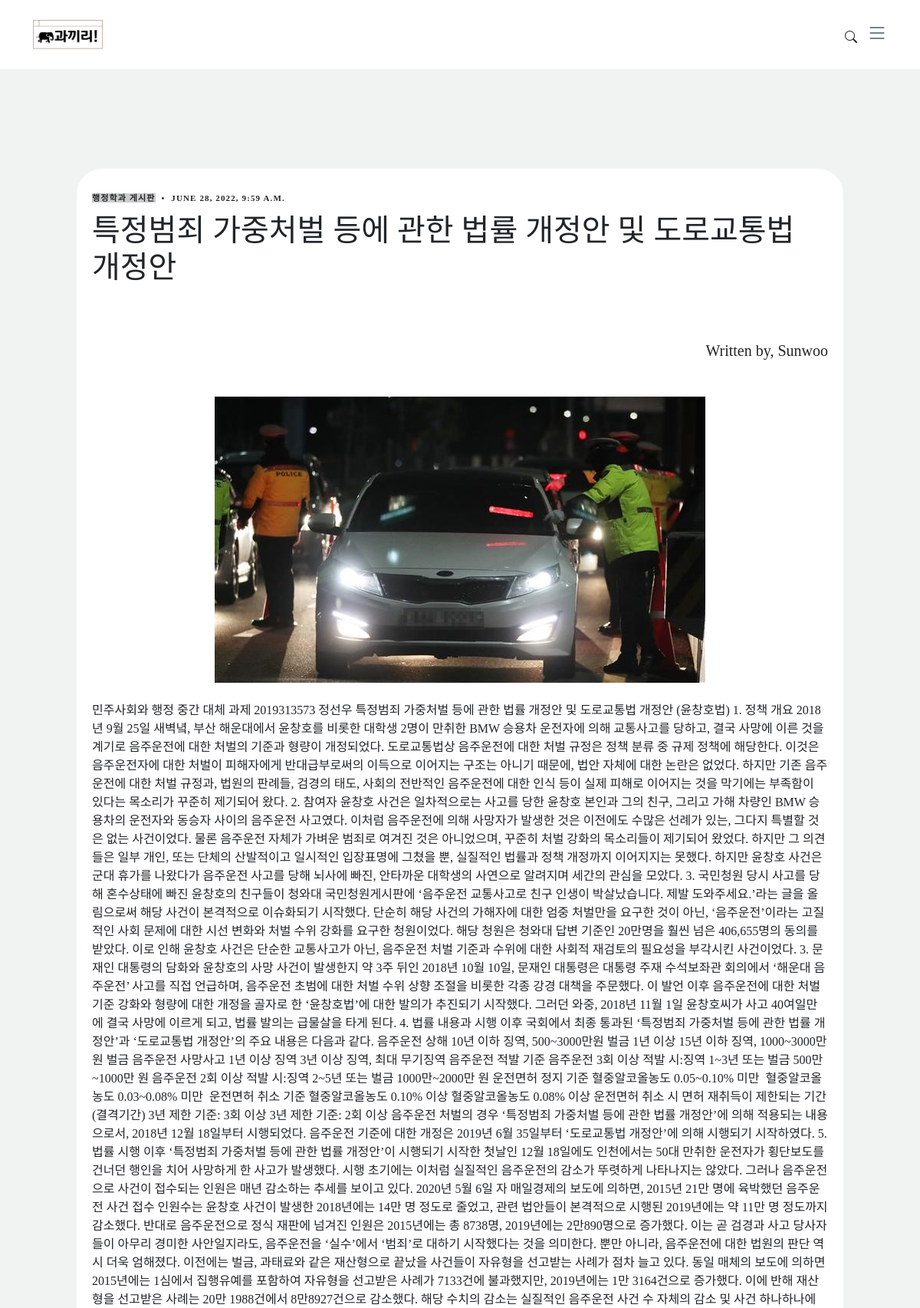
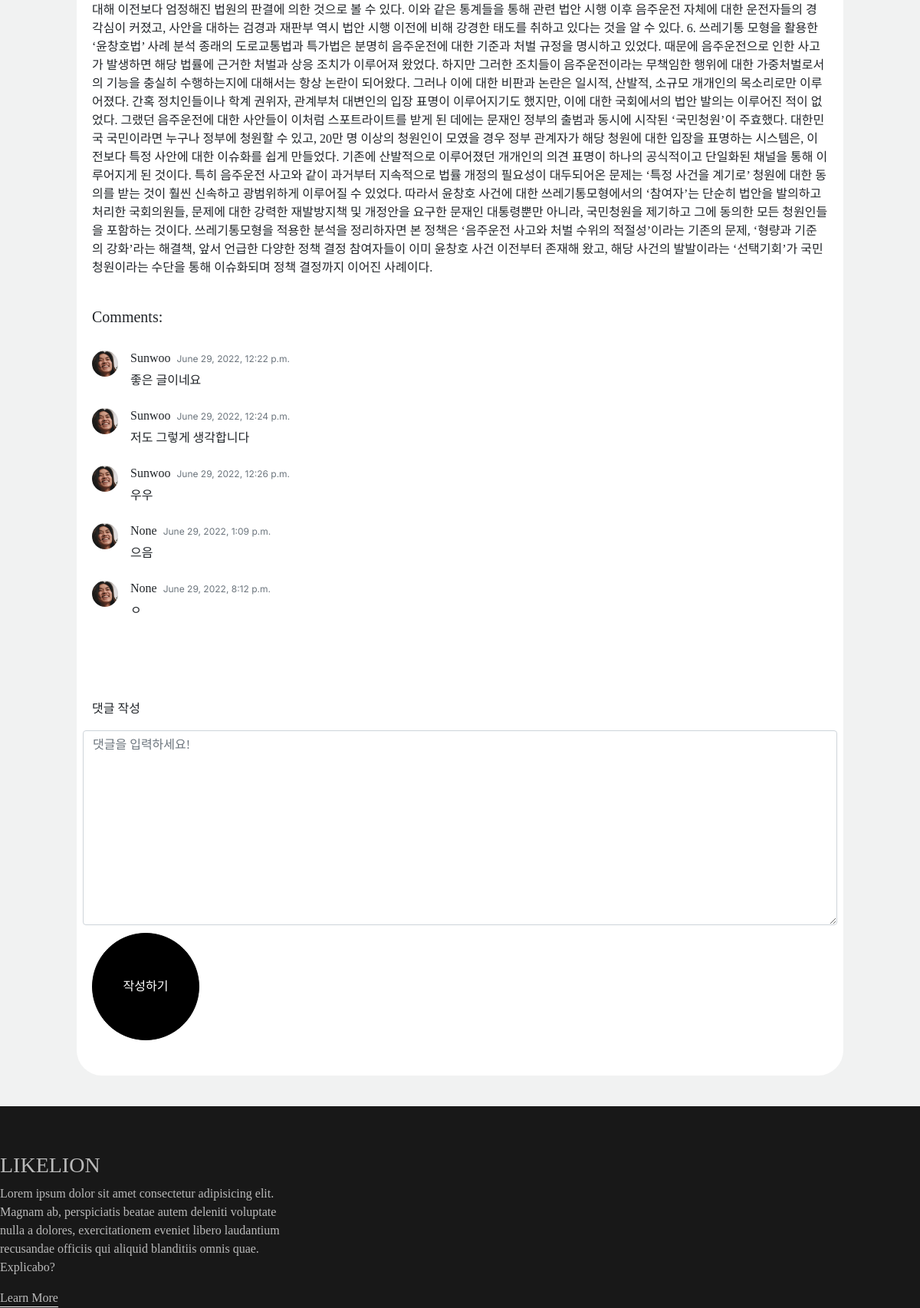
The page /singlepost/1 (upper part) on the database its author committed (2 pictures, top to bottom).
### MainApp/models.py (models this page shows, shortened)
class Blog(models.Model):
    title = models.CharField(max_length=200)
    body = models.TextField()
    category1 = models.CharField(max_length=100, null=True)
    category2 = models.CharField(max_length=100, null=True)
    photo = models.ImageField(blank=True, null=True, upload_to='blog_photo')
    date = models.DateTimeField(auto_now_add=True)
    user = models.ForeignKey(settings.AUTH_USER_MODEL, on_delete=models.SET_NULL, null=True)

class User(AbstractBaseUser):
    username    = models.CharField(max_length=30, unique=True)
    name        = models.CharField(max_length=40, null=False, blank=False)
    email       = models.EmailField(verbose_name='email', max_length=60, unique=True)
    create_dt = models.DateTimeField(verbose_name='date joined', auto_now_add=True)
    last_login  = models.DateTimeField(verbose_name='last login', auto_now=True)
    is_admin    = models.BooleanField(default=False)
    is_active   = models.BooleanField(default=True)
    university = models.CharField(verbose_name='대학명', max_length=100)
    major = models.CharField(verbose_name='전공', max_length=100)
    address = models.CharField(verbose_name='주소', max_length=100)
    phone_number = models.CharField(verbose_name='핸드폰 번호', max_length=100)
    object = UserManager()  # 헬퍼 클래스 사용
    USERNAME_FIELD = 'email'  # 로그인 ID로 사용할 필드
    REQUIRED_FIELDS = ['username','name','university', 'major', 'address','phone_number'] # 필수 작성 필드
    def __str__(self):
        return self.username

class Comment(models.Model):
    comment = models.CharField(max_length=200)
    user = models.ForeignKey(settings.AUTH_USER_MODEL, on_delete=models.SET_NULL, null=True)
    date = models.DateTimeField(auto_now_add=True)
    post = models.ForeignKey(Blog, on_delete=models.CASCADE)

### MainApp/views.py (the view)
# urls.py: path('singlepost/', views.singlepost, name ='singlepost'),
def singlepost(request, post_id):
    single_post = get_object_or_404(Blog, pk=post_id)
    post_comments = Comment.objects.filter(post=post_id)
    if post_comments:
        return render(request, 'single-post.html', {'single_post':single_post,"post_id":post_id, "post_comments":post_comments})
    else:
        return render(request, 'single-post.html', {'single_post':single_post, "post_id":post_id, })

### MainApp/templates/single-post.html (shortened to what this page needs)
{% extends 'base.html' %}
{% load static %}
{% block content %}
<link href='{% static "/css/single-post.css" %}' rel="stylesheet">
  <main id="main">
    <section class="single-post-content">
      <div class="container_single">
        <div>
          <div data-aos="fade-up">
            <div class="single-post">
              <div class="post-meta"><span class="date">{{single_post.category2}} 게시판</span> <span class="mx-1">&bullet;</span> <span>{{single_post.date}}</span></div>
              <h1 class="mb-5">{{single_post.title}}</h1>
              <div style="text-align: right;"><h5 class="comment-title py-4">Written by, {{single_post.user}}</h5></div>
              <figure class="my-4">
                {% if single_post.photo %}
                <img src="{{ single_post.photo.url }}" style="display: block; margin: 0px auto; max-width : 700px;" alt="" class="img-fluid">
                {% endif %}
              </figure>
              <p>{{single_post.body}}</p>
            </div>
            <div class="comments">
              <h5 class="comment-title py-4">Comments:</h5>
              {% for post_comment in post_comments %}
              <div class="comment d-flex mb-4">
                <div class="flex-shrink-0">
                  <div class="avatar avatar-sm rounded-circle">
                    <img class="avatar-img" src='{% static "/img/person-5.jpg" %}' alt="" class="img-fluid">
                  </div>
                </div>
                <div class="flex-grow-1 ms-2 ms-sm-3">
                  <div class="comment-meta d-flex align-items-baseline">
                    <h6 class="me-2">{{post_comment.user}}</h6>
                    <span class="text-muted">{{post_comment.date}}</span>
                  </div>
                  <div class="comment-body">
                    {{post_comment.comment}}
                  </div>
                </div>
              </div>
              {% endfor %}
            </div>
            <div class="comment_l">
                <form action="{% url 'create_comment' post_id %}" method="POST">
                  <div class="col-lg-6 mb-3">
                  </div>
                  <div class="col-lg-6 mb-3">
                  </div>
                  <div class="col-12 mb-3">
                    <div class="col-lg-12">
                      <p class="comment-title">댓글 작성</p>
                      <div class="row">
                    <textarea class="form-control" name="comment" id="comment-message" placeholder="댓글을 입력하세요!" cols="30" rows="10"></textarea>
                  </div>
                  <div class="btn_comment">
                    <input type="submit" class="btn btn-primary" value="작성하기">
                  </div>
                </form>
                </div>
              </div>
            </div>
    </section>
  </main>
{% endblock %}

### MainApp/static/css/variables.css (style rules this page uses)
:root { --font-default: 'EB Garamond', system-ui, -apple-system, "Segoe UI", Roboto, "Helvetica Neue", Arial, "Noto Sans", "Liberation Sans", sans-serif, "Apple Color Emoji", "Segoe UI Emoji", "Segoe UI Symbol", "Noto Color Emoji"; --font-primary: 'EB Garamond', serif; --font-secondary: 'Inter', sans-serif; --color-default: #212529; --color-default-rgb: 33, 37, 41; --color-links: #212529; --color-links-hover: #15171a; --color-primary: #212529; --color-primary-light: #26282c; --color-primary-dark: #0b0c0e; --color-primary-rgb: 33, 37, 41; --color-primary-light-rgb: 38, 40, 44; --color-primary-dark-rgb: 11, 12, 14; --color-secondary: #596d80; --color-secondary-light: #8498aa; --color-secondary-dark: #404f5c; --color-secondary-rgb: 89, 109, 128; --color-secondary-light-rgb: 132, 152, 170; --color-secondary-dark-rgb: 64, 79, 92; --color-blue: #0d6efd; --color-blue-rgb: 13, 110, 253; --color-indigo: #6610f2; --color-indigo-rgb: 102, 16, 242; --color-purple: #6f42c1; --color-purple-rgb: 111, 66, 193; --color-pink: #f3268c; --color-pink-rgb: 243, 38, 140; --color-red: #df1529; --color-red-rgb: 223, 21, 4; --color-orange: #fd7e14; --color-orange-rgb: 253, 126, 20; --color-yellow: #ffc107; --color-yellow-rgb: 255, 193, 7; --color-green: #059652; --color-green-rgb: 5, 150, 82; --color-teal: #20c997; --color-teal-rgb: 32, 201, 151; --color-cyan: #0dcaf0; --color-cyan-rgb: 13, 202, 240; --color-white: #ffffff; --color-white-rgb: 255, 255, 255; --color-gray: #6c757d; --color-gray-rgb: 108, 117, 125; --color-black: #000000; --color-black-rgb: 0, 0, 0; }
:root { --bs-blue: var(--color-blue); --bs-indigo: var(--color-indigo); --bs-purple: var(--color-purple); --bs-pink: var(--color-pink); --bs-red: var(--color-red); --bs-orange: var(--color-orange); --bs-yellow: var(--color-yellow); --bs-green: var(--color-green); --bs-teal: var(--color-teal); --bs-cyan: var(--color-cyan); --bs-white: var(--color-white); --bs-gray: var(--color-gray); --bs-gray-dark: #343a40; --bs-gray-100: #f8f9fa; --bs-gray-200: #e9ecef; --bs-gray-300: #dee2e6; --bs-gray-400: #ced4da; --bs-gray-500: #adb5bd; --bs-gray-600: #6c757d; --bs-gray-700: #495057; --bs-gray-800: #343a40; --bs-gray-900: #212529; --bs-primary: var(--color-blue); --bs-secondary: var(--color-blue); --bs-success: #198754; --bs-info: #0dcaf0; --bs-warning: #ffc107; --bs-danger: #dc3545; --bs-light: #f8f9fa; --bs-dark: #212529; --bs-primary-rgb: var(--color-primary-rgb); --bs-secondary-rgb: var(--color-secondary-rgb); --bs-success-rgb: 25, 135, 84; --bs-info-rgb: 13, 202, 240; --bs-warning-rgb: 255, 193, 7; --bs-danger-rgb: 220, 53, 69; --bs-light-rgb: 248, 249, 250; --bs-dark-rgb: 33, 37, 41; --bs-white-rgb: var(--color-white-rgb); --bs-black-rgb: var(--color-black-rgb); --bs-body-color-rgb: var(--color-default-rgb); --bs-body-bg-rgb: 255, 255, 255; --bs-font-sans-serif: var(--font-default); --bs-font-monospace: SFMono-Regular, Menlo, Monaco, Consolas, "Liberation Mono", "Courier New", monospace; --bs-gradient: linear-gradient(180deg, rgba(255, 255, 255, 0.15), rgba(255, 255, 255, 0)); --bs-body-font-family: var(--font-default); --bs-body-font-size: 1rem; --bs-body-font-weight: 400; --bs-body-line-height: 1.5; --bs-body-color: var(--color-default); --bs-body-bg: #fff; }

### MainApp/static/css/main.css (style rules this page uses)
:root { scroll-behavior: smooth; }
body { color: rgba(var(--color-primary-rgb), 1); background-color: #F1F2F2; }
h1, h2, h3, h4, h5, h6 { font-family: 'LeferiPoint-WhiteObliqueA'; }
#main { margin-top: 90px; }
section { padding: 40px 0; overflow: hidden; }
.btn.btn-primary { background-color: var(--color-black); color: var(--color-white); border-color: var(--color-black); }
section { scroll-margin-top: 70px; }
.btn { height: 140px; width: 140px; border-radius: 50% }
.date { background-color: #ccc }
.post-meta { font-size: 11px; letter-spacing: 0.07rem; text-transform: uppercase; font-weight: 600; margin-bottom: 10px; }
.comment .avatar { position: relative; display: inline-block; width: 3rem; height: 3rem; }
.comment .avatar-img, .comment .avatar-initials, .comment .avatar-placeholder { width: 100%; height: 100%; border-radius: inherit; }
.comment .avatar-img { display: block; -o-object-fit: cover; object-fit: cover; }
.comment .avatar-sm, .comment .avatar-group-sm > .avatar { width: 2.125rem; height: 2.125rem; font-size: 1rem; }
.comment .comment-meta .text-muted, .comment .reply-meta .text-muted { font-family: var(--font-secondary); font-size: 12px; }
body { padding-top: 90px; }

### rows shown on the page
Blog: category2 "행정학과", date "JUNE 28, 2022, 9:59 A.M.", title "특정범죄 가중처벌 등에 관한 법률 개정안 및 도로교통법 개정안", user "Sunwoo", photo (picture), body "민주사회와 행정 중간 대체 과제 2019313573 정선우 특정범죄 가중처벌 등에 관한 법률 개정안 및 도로교통법 개정안 (윤창호법) 1. 정책 개요 2018년 9월 25일 새벽녘, 부산 해운대에서 윤창호를 비롯한 대학생 2명이 만취한 BMW 승용차 운전자에 의해 교통사고를 당하고, 결국 사망에 이른 것을 계기로 음주운전에 대한 처벌의 기준과 형량이 개정되었다. 도로교통법상 음주운전에 대한 처벌 규정은 정책 분류 중 규제 정책에 해당한다. 이것은 음주운전자에 대한 처벌이 피해자에게 반대급부로써의 이득으로 이어지는 구조는 아니기 때문에, 법안 자체에 대한 논란은 없었다. 하지만 기존 음주운전에 대한 처벌 규정과, 법원의 판례들, 검경의 태도, 사회의 전반적인 음주운전에 대한 인식 등이 실제 피해로 이어지는 것을 막기에는 부족함이 있다는 목소리가 꾸준히 제기되어 왔다. 2. 참여자 윤창호 사건은 일차적으로는 사고를 당한 윤창호 본인과 그의 친구, 그리고 가해 차량인 BMW 승용차의 운전자와 동승자 사이의 음주운전 사고였다. 이처럼 음주운전에 의해 사망자가 발생한 것은 이전에도 수많은 선례가 있는, 그다지 특별할 것은 없는 사건이었다. 물론 음주운전 자체가 가벼운 범죄로 여겨진 것은 아니었으며, 꾸준히 처벌 강화의 목소리들이 제기되어 왔었다. 하지만 그 의견들은 일부 개인, 또는 단체의 산발적이고 일시적인 입장표명에 그쳤을 뿐, 실질적인…"
Comment: user "Sunwoo", date "June 29, 2022, 12:22 p.m.", comment "좋은 글이네요"
Comment: user "Sunwoo", date "June 29, 2022, 12:24 p.m.", comment "저도 그렇게 생각합니다"
Comment: user "Sunwoo", date "June 29, 2022, 12:26 p.m.", comment "우우"
Comment: user "None", date "June 29, 2022, 1:09 p.m.", comment "으음"
Comment: user "None", date "June 29, 2022, 8:12 p.m.", comment "ㅇ"
